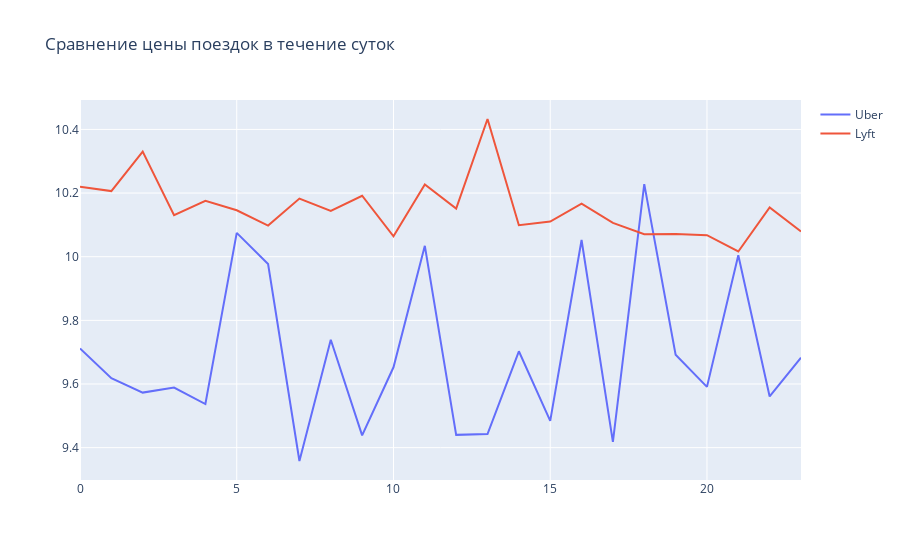

This figure's notebook cell:
### Code cell
fig = go.Figure()
fig.update_layout(
    title_text='Сравнение цены поездок в течение суток'
)
fig.add_trace(go.Scatter(x=a['hour'], y=a['Uber'],
                    mode='lines',
                    name='Uber'))
fig.add_trace(go.Scatter(x=a['hour'], y=a['Lyft'],
                    mode='lines',
                    name='Lyft'))
fig.show()

### Figure 1 — Plotly figure (JSON) as saved in the notebook; plotly's stock layout.template omitted (floating-point values rounded to 4 significant figures)
{"data": [{"mode": "lines", "name": "Uber", "type": "scatter", "x": [0, 1, 2, 3, 4, 5, 6, 7, 8, 9, 10, 11, 12, 13, 14, 15, 16, 17, 18, 19, 20, 21, 22, 23], "y": [9.712, 9.618, 9.573, 9.589, 9.537, 10.07, 9.977, 9.358, 9.739, 9.439, 9.653, 10.03, 9.44, 9.443, 9.703, 9.484, 10.05, 9.418, 10.23, 9.692, 9.591, 10.0, 9.561, 9.683]}, {"mode": "lines", "name": "Lyft", "type": "scatter", "x": [0, 1, 2, 3, 4, 5, 6, 7, 8, 9, 10, 11, 12, 13, 14, 15, 16, 17, 18, 19, 20, 21, 22, 23], "y": [10.22, 10.21, 10.33, 10.13, 10.18, 10.15, 10.1, 10.18, 10.14, 10.19, 10.06, 10.23, 10.15, 10.43, 10.1, 10.11, 10.17, 10.11, 10.07, 10.07, 10.07, 10.02, 10.15, 10.08]}], "layout": {"title": {"text": "Сравнение цены поездок в течение суток"}}}
